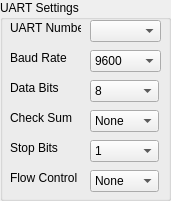
   <widget class="QGroupBox" name="groupBox">
    <property name="geometry">
     <rect>
      <x>10</x>
      <y>10</y>
      <width>171</width>
      <height>201</height>
     </rect>
    </property>
    <property name="title">
     <string>UART Settings</string>
    </property>
    <widget class="QLabel" name="LabelUartNumber">
     <property name="geometry">
      <rect>
       <x>10</x>
       <y>20</y>
       <width>71</width>
       <height>16</height>
      </rect>
     </property>
     <property name="text">
      <string>UART Number</string>
     </property>
    </widget>
    <widget class="QComboBox" name="BoxUartName">
     <property name="geometry">
      <rect>
       <x>90</x>
       <y>20</y>
       <width>71</width>
       <height>22</height>
      </rect>
     </property>
    </widget>
    <widget class="QLabel" name="LabelBaudRate">
     <property name="geometry">
      <rect>
       <x>10</x>
       <y>50</y>
       <width>71</width>
       <height>16</height>
      </rect>
     </property>
     <property name="text">
      <string>Baud Rate</string>
     </property>
    </widget>
    <widget class="QLabel" name="LabelDataBits">
     <property name="geometry">
      <rect>
       <x>10</x>
       <y>80</y>
       <width>71</width>
       <height>16</height>
      </rect>
     </property>
     <property name="text">
      <string>Data Bits</string>
     </property>
    </widget>
    <widget class="QLabel" name="LabelCheckSum">
     <property name="geometry">
      <rect>
       <x>10</x>
       <y>110</y>
       <width>71</width>
       <height>16</height>
      </rect>
     </property>
     <property name="text">
      <string>Check Sum</string>
     </property>
    </widget>
    <widget class="QLabel" name="LabelStopBits">
     <property name="geometry">
      <rect>
       <x>10</x>
       <y>140</y>
       <width>71</width>
       <height>16</height>
      </rect>
     </property>
     <property name="text">
      <string>Stop Bits</string>
     </property>
    </widget>
    <widget class="QComboBox" name="BoxDataBits">
     <property name="geometry">
      <rect>
       <x>90</x>
       <y>80</y>
       <width>69</width>
       <height>22</height>
      </rect>
     </property>
     <item>
      <property name="text">
       <string>8</string>
      </property>
     </item>
     <item>
      <property name="text">
       <string>5</string>
      </property>
     </item>
     <item>
      <property name="text">
       <string>6</string>
      </property>
     </item>
     <item>
      <property name="text">
       <string>7</string>
      </property>
     </item>
    </widget>
    <widget class="QComboBox" name="BoxCheckSum">
     <property name="geometry">
      <rect>
       <x>90</x>
       <y>110</y>
       <width>69</width>
       <height>22</height>
      </rect>
     </property>
     <item>
      <property name="text">
       <string>None</string>
      </property>
     </item>
     <item>
      <property name="text">
       <string>Even</string>
      </property>
     </item>
     <item>
      <property name="text">
       <string>Odd</string>
      </property>
     </item>
     <item>
      <property name="text">
       <string>New Item</string>
      </property>
     </item>
     <item>
      <property name="text">
       <string>Mark</string>
      </property>
     </item>
     <item>
      <property name="text">
       <string>Space</string>
      </property>
     </item>
    </widget>
    <widget class="QComboBox" name="BoxStopBits">
     <property name="geometry">
      <rect>
       <x>90</x>
       <y>140</y>
       <width>69</width>
       <height>22</height>
      </rect>
     </property>
     <item>
      <property name="text">
       <string>1</string>
      </property>
     </item>
     <item>
      <property name="text">
       <string>1.5</string>
      </property>
     </item>
     <item>
      <property name="text">
       <string>2</string>
      </property>
     </item>
    </widget>
    <widget class="QLabel" name="LabelFlowControl">
     <property name="geometry">
      <rect>
       <x>10</x>
       <y>170</y>
       <width>81</width>
       <height>16</height>
      </rect>
     </property>
     <property name="text">
      <string>Flow Control</string>
     </property>
    </widget>
    <widget class="QComboBox" name="BoxFlowControl">
     <property name="geometry">
      <rect>
       <x>90</x>
       <y>170</y>
       <width>69</width>
       <height>22</height>
      </rect>
     </property>
     <item>
      <property name="text">
       <string>None</string>
      </property>
     </item>
     <item>
      <property name="text">
       <string>RTS/CTS</string>
      </property>
     </item>
     <item>
      <property name="text">
       <string>XON/XOFF</string>
      </property>
     </item>
    </widget>
    <widget class="QComboBox" name="BoxBaudRate">
     <property name="geometry">
      <rect>
       <x>90</x>
       <y>50</y>
       <width>71</width>
       <height>22</height>
      </rect>
     </property>
     <item>
      <property name="text">
       <string>9600</string>
      </property>
     </item>
     <item>
      <property name="text">
       <string>19200</string>
      </property>
     </item>
     <item>
      <property name="text">
       <string>38400</string>
      </property>
     </item>
     <item>
      <property name="text">
       <string>57600</string>
      </property>
     </item>
     <item>
      <property name="text">
       <string>115200</string>
      </property>
     </item>
     <item>
      <property name="text">
       <string>Custom</string>
      </property>
     </item>
    </widget>
   </widget>
